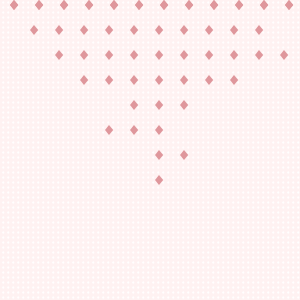
Frame 1 (no input)
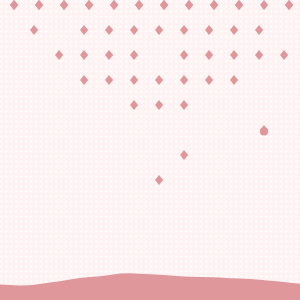
Frame 60 (no input)
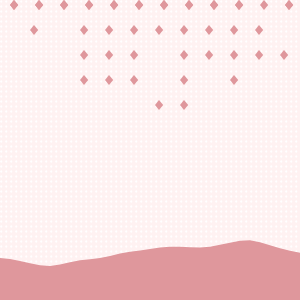
Frame 120 (the mouse pressed at the canvas centre since frame 60)

The p5.js sketch that drew these frames (run headless with seeded random() and noise() and a simulated clock; from frame 60 on, the mouse is pressed at the canvas centre):

// p5.js sketch
// ── sketch.js
var karoColor;
var karoGrid;
var row1 = [];
var row2 = [];
var row3 = [];
var row4 = [];
var row5 = [];
var row6 = [];
var row7 = [];
var row8 = [];

var rows = [];
var randKaro;

var a = 0;

var yoff = 0;
var yHeight = 300;

function setup() {
  createCanvas(300, 300);
  background(255, 242, 242);
  karoColor = color(223, 151, 156)
  karoGrid = new KaroGrid(width, height, 0);
  karoGrid.display();
  
  randKaro = new Karo (0, 0, 0, false, false);
  
  for (var i = 5; i < width; i+=20) {
      var karo = new Karo(i+=5, 0, 10, false, false);
      row1.push(karo);
  }
  
  for (var i = 5; i < width; i+=20) {
      var karo = new Karo(i+=5, 0, 10, false, false);
      row1.push(karo);
  }
  
  for (var i = 25; i < width - 25; i+=20) {
      var karo = new Karo(i+=5, 25, 10, false, false);
      row2.push(karo);
      karo.display(karoColor);
  }
  
  for (var i = 50; i < width; i+=20) {
      var karo = new Karo(i+=5, 50, 10, false, false);
      row3.push(karo);
  }
  
  for (var i = 75; i < width-50; i+=20) {
      var karo = new Karo(i+=5, 75, 10, false, false);
      row4.push(karo);
  }
  
  for (var i = 125; i < width-100; i+=20) {
      var karo = new Karo(i+=5, 100, 10, false, false);
      row5.push(karo);
  }
  
  for (var i = 100; i < width-125; i+=20) {
      var karo = new Karo(i+=5, 125, 10, false, false);
      row6.push(karo);
  }
  
  for (var i = 150; i < width-100; i+=20) {
      var karo = new Karo(i+=5, 150, 10, false, false);
      row7.push(karo);
  }
  
  for (var i = 150; i < width-125; i+=20) {
      var karo = new Karo(i+=5, 175, 10, false, false);
      row8.push(karo);
  }
  
  rows.push(row1);
  rows.push(row2);
  rows.push(row3);
  rows.push(row4);
  rows.push(row5);
  rows.push(row6);
  rows.push(row7);
  rows.push(row8);
  
  var randRow = floor(random(rows.length));
  var randCol = floor(random(rows[randRow].length));
  
  randKaro = rows[randRow][randCol];
}

function draw() {
  // var karo = new Karo(width/2, height/2, 20);
  // karo.display();
  background(255, 242, 242);
  // background(168, 100, 100);
  karoGrid.move();
  
  for (var i = 0; i < rows.length; i++) {
    for (var j = 0; j < rows[i].length; j++) {
      var karo = rows[i][j];
      if (!karo.dead) {
        karo.display(karoColor);
      }
    }
  }
  
  if (!randKaro.dripping) {
    randKaro.dripping = true;
  } else if (!randKaro.dead) {
    randKaro.drip();
    randKaro.drop();
  }  else {
    a = 0;
    var randRow = floor(random(rows.length));
    var randCol = floor(random(rows[randRow].length));
    randKaro = rows[randRow][randCol];
  }
  
  makeRiver();
  
}

function makeRiver() {
  print("river");
  beginShape();
    var xoff = 0;       // Option #1: 2D Noise
    // var xoff = yoff; // Option #2: 1D Noise
    
    // Iterate over horizontal pixels
    for (var x = 0; x <= width; x += 10) {
      // Calculate a y value according to noise, map to 
      
      // Option #1: 2D Noise
      var y = map(noise(xoff, yoff), 0.5, 1, yHeight,300);
  
      // Option #2: 1D Noise
      // var y = map(noise(xoff), 0, 1, 200,300);
      
      // Set the vertex
      vertex(x, y); 
      // Increment x dimension for noise
      xoff += 0.05;
    }
    // increment y dimension for noise
    yoff += 0.01;
    vertex(width, height);
    vertex(0, height);
    endShape(CLOSE);
}

function Karo (x, y, size, dead, dripping) {
  this.x = x;
  this.y = y;
  this.size = size;
  this.dead = dead;
  this.dripping = false;
}

Karo.prototype.display = function(col) {
  noStroke();
  fill(col);
  beginShape();
  vertex(this.x, this.y + this.size/2);
  vertex(this.x + this.size/2.5, this.y + this.size);
  vertex(this.x + this.size*0.82, this.y + this.size/2);
  vertex(this.x + this.size/2.5, this.y);
  endShape(CLOSE);
}

Karo.prototype.drip = function() {
  // this.col = karoColor;
  // fill(this.col);
  ellipse(this.x + this.size/2.5, this.y + this.size * 0.65, this.size * 0.82, this.size * 0.82);
}

Karo.prototype.drop = function() {
  this.y+=10;
  a+=5;
  this.y = this.y + a;
  if (this.y + this.size >= height) {
    this.dead = true;
    yHeight -= 3;
  }
}

function KaroGrid(wid, hei, start) {
  this.start = start;
  this.wid = wid;
  this.hei = hei;
}

KaroGrid.prototype.display = function() {
  for (var i = this.start; i < this.wid; i+=5) {
    for (var j = this.start; j < this.hei; j+=5) {
      var karo = new Karo(i, j, 3);
      karo.display(color(255, 255, 255));
    }
  }
}

KaroGrid.prototype.move = function() {
  push();
  if (this.start == 0) {
    this.start = 1;
  } else if (this.start == 1) {
    this.start = 0;
  }
  translate(this.start, 0);
  this.display();
  pop();
}

function River() {
  
}
